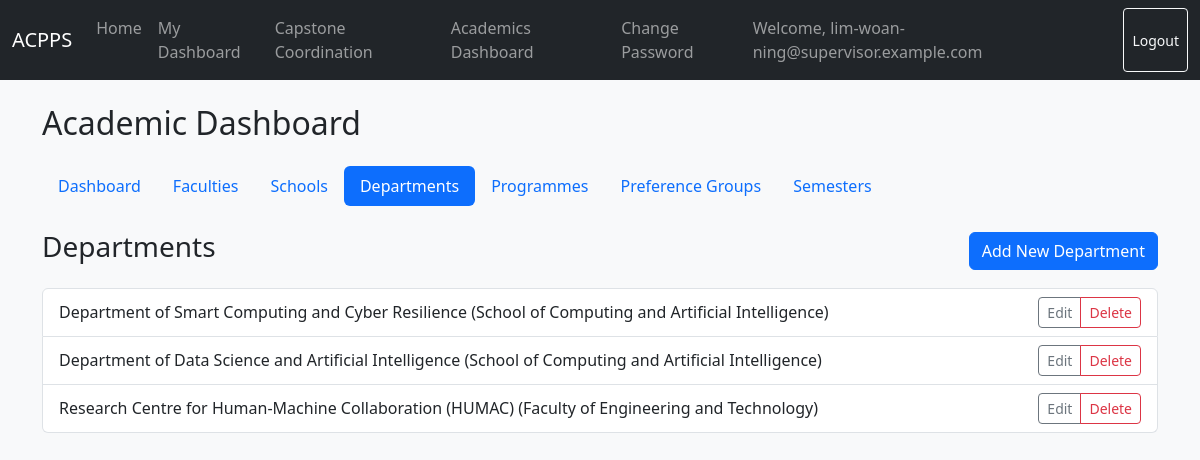
Page /academics/department/ (signed in) on the committed database.
### users/models.py (models this page shows, shortened)
class User(AbstractBaseUser, PermissionsMixin):
    email = models.EmailField(unique=True)
    is_active = models.BooleanField(default=True)
    is_staff = models.BooleanField(default=False)
    date_joined = models.DateTimeField(default=timezone.now)
    full_name = models.CharField(max_length=255, blank=False, null=False)
    USER_TYPE_CHOICES = (
        ('student', 'Student'),
        ('supervisor', 'Supervisor'),
    )
    user_type = models.CharField(max_length=10, choices=USER_TYPE_CHOICES)
    objects = UserManager()
    USERNAME_FIELD = 'email'
    REQUIRED_FIELDS = ['user_type']

### academics/models.py (models this page shows, shortened)
class Department(models.Model):
    name = models.CharField(max_length=100)
    school = models.ForeignKey(School, on_delete=models.CASCADE, related_name='departments', null=True, blank=True)
    faculty = models.ForeignKey(Faculty, on_delete=models.CASCADE, related_name='departments', null=True, blank=True)
    def __str__(self):
        return f"{self.name} ({self.school.name if self.school else self.faculty.name if self.faculty else 'No School or Faculty'})"

class School(models.Model):
    name = models.CharField(max_length=100)
    faculty = models.ForeignKey(Faculty, on_delete=models.CASCADE, related_name='schools', null=True, blank=True)

class Faculty(models.Model):
    name = models.CharField(max_length=100)

### academics/views.py (the view, shortened to what this page needs)
# urls.py: path('<str:model_name>/', AcademicAdminView.as_view(), name='admin_list'),
class AcademicAdminView(CoordinatorRequiredMixin, View):
    def dispatch(self, request, *args, **kwargs):
        model_name = kwargs.get('model_name')
        if model_name not in MODEL_CONFIG:
            raise Http404("The requested academic model does not exist.")
        self.config = MODEL_CONFIG[model_name]
        self.model = self.config['model']
        self.form_class = self.config['form']
        self.model_name_key = model_name # e.g., 'faculty'
        return super().dispatch(request, *args, **kwargs)
    def get(self, request, *args, **kwargs):
        pk = kwargs.get('pk')
        context = {
            'config': self.config,
            'model_name_key': self.model_name_key,
        }
        if pk and 'delete' in request.path:
            obj = get_object_or_404(self.model, pk=pk)
            context['object'] = obj
            return render(request, 'academics/generic_delete_confirm.html', context)
        if pk:
            obj = get_object_or_404(self.model, pk=pk)
            form = self.form_class(instance=obj)
            context['form'] = form
            context['object'] = obj
            return render(request, 'academics/generic_form.html', context)
        if 'add' in request.path:
            form = self.form_class()
            context['form'] = form
            return render(request, 'academics/generic_form.html', context)
        else:
            objects = self.model.objects.all()
            context['object_list'] = objects
            return render(request, 'academics/generic_list.html', context)

### academics/mixins.py (called while the page is built)
    def test_func(self):
        return self.request.user.is_authenticated and \
               self.request.user.groups.filter(name='Coordinator').exists()

### templates/academics/generic_list.html
{% extends "academics/academics_base.html" %}
{% block academic_content %}
    <div class="d-flex justify-content-between align-items-center mb-3">
        <h3>{{ config.plural }}</h3>
        <a href="{% url 'academics:admin_create' model_name_key %}" class="btn btn-primary">Add New {{ config.singular }}</a>
    </div>
    {% if object_list %}
        <ul class="list-group">
            {% for object in object_list %}
                <li class="list-group-item d-flex justify-content-between align-items-center">
                    {{ object }}
                    <div class="btn-group" role="group">
                        <a href="{% url 'academics:admin_update' model_name_key object.pk %}" class="btn btn-sm btn-outline-secondary">Edit</a>
                        {% if model_name_key != 'semester' or object.students.count == 0 %}
                            <a href="{% url 'academics:admin_delete' model_name_key object.pk %}" class="btn btn-sm btn-outline-danger">Delete</a>
                        {% endif %}
                    </div>
                </li>
            {% endfor %}
        </ul>
    {% else %}
        <p>No {{ config.plural|lower }} have been created yet.</p>
    {% endif %}
{% endblock %}

### templates/base.html (shortened to what this page needs)
<!DOCTYPE html>
<html lang="en">
<head>
    <link href="https://cdn.jsdelivr.net/npm/bootstrap@5.3.3/dist/css/bootstrap.min.css" rel="stylesheet">
    <link rel="stylesheet" href="https://cdn.jsdelivr.net/npm/bootstrap-icons@1.11.3/font/bootstrap-icons.min.css">
</head>
<body>
    <nav class="navbar navbar-expand-lg navbar-dark bg-dark mb-4">
        <div class="container-fluid">
            <a class="navbar-brand" href="{% url 'home' %}">ACPPS</a>
            <div class="collapse navbar-collapse" id="navbarNav">
                <ul class="navbar-nav me-auto mb-2 mb-lg-0">
                    <li class="nav-item"><a class="nav-link" href="{% url 'home' %}">Home</a></li>
                    {% if user.is_authenticated %}
                        {% if user.is_superuser %}
                            <li class="nav-item"><a class="nav-link" href="{% url 'student_dashboard' %}">Student DB</a></li>
                            <li class="nav-item"><a class="nav-link" href="{% url 'supervisor_dashboard' %}">Supervisor DB</a></li>
                            <li class="nav-item"><a class="nav-link" href="{% url 'coordinator_dashboard' %}">Coordinator DB</a></li>
                            <li class="nav-item"><a class="nav-link" href="{% url 'academics:dashboard' %}">Academics DB</a></li>
                        {% elif user.user_type == 'student' %}
                             <li class="nav-item"><a class="nav-link" href="{% url 'student_dashboard' %}">My Dashboard</a></li>
                        {% elif user.user_type == 'supervisor' and user.supervisorprofile.coordinatorprofile %}
                             <li class="nav-item"><a class="nav-link" href="{% url 'supervisor_dashboard' %}">My Dashboard</a></li>
                             <li class="nav-item"><a class="nav-link" href="{% url 'coordinator_dashboard' %}">Capstone Coordination</a></li>
                             <li class="nav-item"><a class="nav-link" href="{% url 'academics:dashboard' %}">Academics Dashboard</a></li>
                        {% elif user.user_type == 'supervisor' %}
                            <li class="nav-item"><a class="nav-link" href="{% url 'supervisor_dashboard' %}">My Dashboard</a></li>
                        {% endif %}
                    {% endif %}
                </ul>
                <div class="navbar-nav ms-auto">
                    {% if user.is_authenticated %}
                        <li class="nav-item"><a class="nav-link" href="{% url 'password_change' %}">Change Password</a></li>
                        <span class="navbar-text me-3">
                            Welcome, {{ user.email }}
                        </span>
                        <form class="d-flex" action="{% url 'logout' %}" method="post">
                            <button type="submit" class="btn btn-outline-light btn-sm">Logout</button>
                        </form>
                    {% else %}
                        <a href="{% url 'login' %}" class="btn btn-outline-light">Login</a>
                    {% endif %}
                </div>
            </div>
        </div>
    </nav>
    <main class="container">
        {% block content %}
        {% endblock %}
    </main>
</body>
</html>

### templates/base.html (style rules this page uses)
body { background-color: #f8f9fa; }

### rows in the picture
User: email "lim-woan-ning@supervisor.example.com"
Department: name+school "Department of Smart Computing and Cyber Resilience (School of Computing and Artificial Intelligence)"
Department: name+school "Department of Data Science and Artificial Intelligence (School of Computing and Artificial Intelligence)"
Department: name+school+faculty "Research Centre for Human-Machine Collaboration (HUMAC) (Faculty of Engineering and Technology)"

### other values in the picture
{{ config.plural }} "Departments"
{{ config.singular }} "Department"
